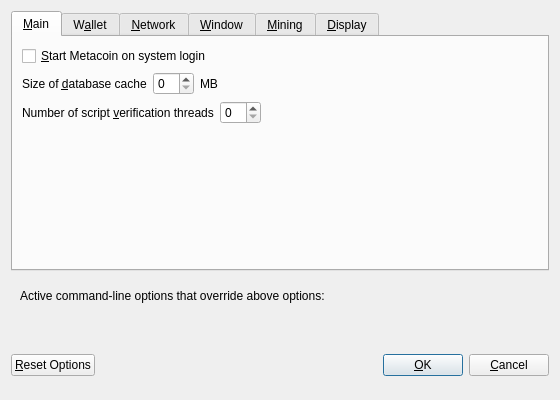
<?xml version="1.0" encoding="UTF-8"?>
<ui version="4.0">
 <class>OptionsDialog</class>
 <widget class="QDialog" name="OptionsDialog">
  <property name="geometry">
   <rect>
    <x>0</x>
    <y>0</y>
    <width>560</width>
    <height>400</height>
   </rect>
  </property>
  <property name="windowTitle">
   <string>Options</string>
  </property>
  <property name="modal">
   <bool>true</bool>
  </property>
  <layout class="QVBoxLayout" name="verticalLayout">
   <item>
    <widget class="QTabWidget" name="tabWidget">
     <property name="currentIndex">
      <number>0</number>
     </property>
     <widget class="QWidget" name="tabMain">
      <attribute name="title">
       <string>&amp;Main</string>
      </attribute>
      <layout class="QVBoxLayout" name="verticalLayout_Main">
       <item>
        <widget class="QCheckBox" name="bitcoinAtStartup">
         <property name="toolTip">
          <string>Automatically start Metacoin after logging in to the system.</string>
         </property>
         <property name="text">
          <string>&amp;Start Metacoin on system login</string>
         </property>
        </widget>
       </item>
       <item>
        <layout class="QHBoxLayout" name="horizontalLayout_2_Main">
         <item>
          <widget class="QLabel" name="databaseCacheLabel">
           <property name="text">
            <string>Size of &amp;database cache</string>
           </property>
           <property name="textFormat">
            <enum>Qt::PlainText</enum>
           </property>
           <property name="buddy">
            <cstring>databaseCache</cstring>
           </property>
          </widget>
         </item>
         <item>
          <widget class="QSpinBox" name="databaseCache"/>
         </item>
         <item>
          <widget class="QLabel" name="databaseCacheUnitLabel">
           <property name="text">
            <string>MB</string>
           </property>
           <property name="textFormat">
            <enum>Qt::PlainText</enum>
           </property>
          </widget>
         </item>
         <item>
          <spacer name="horizontalSpacer_2_Main">
           <property name="orientation">
            <enum>Qt::Horizontal</enum>
           </property>
           <property name="sizeHint" stdset="0">
            <size>
             <width>40</width>
             <height>20</height>
            </size>
           </property>
          </spacer>
         </item>
        </layout>
       </item>
       <item>
        <layout class="QHBoxLayout" name="horizontalLayout_3_Main">
         <item>
          <widget class="QLabel" name="threadsScriptVerifLabel">
           <property name="text">
            <string>Number of script &amp;verification threads</string>
           </property>
           <property name="textFormat">
            <enum>Qt::PlainText</enum>
           </property>
           <property name="buddy">
            <cstring>threadsScriptVerif</cstring>
           </property>
          </widget>
         </item>
         <item>
          <widget class="QSpinBox" name="threadsScriptVerif">
           <property name="toolTip">
            <string>(0 = auto, &lt;0 = leave that many cores free)</string>
           </property>
          </widget>
         </item>
         <item>
          <spacer name="horizontalSpacer_3_Main">
           <property name="orientation">
            <enum>Qt::Horizontal</enum>
           </property>
           <property name="sizeHint" stdset="0">
            <size>
             <width>40</width>
             <height>20</height>
            </size>
           </property>
          </spacer>
         </item>
        </layout>
       </item>
       <item>
        <spacer name="verticalSpacer_Main">
         <property name="orientation">
          <enum>Qt::Vertical</enum>
         </property>
         <property name="sizeHint" stdset="0">
          <size>
           <width>20</width>
           <height>40</height>
          </size>
         </property>
        </spacer>
       </item>
      </layout>
     </widget>
     <widget class="QWidget" name="tabWallet">
      <attribute name="title">
       <string>W&amp;allet</string>
      </attribute>
      <layout class="QVBoxLayout" name="verticalLayout_Wallet">
       <item>
        <widget class="QLabel" name="transactionFeeInfoLabel">
         <property name="text">
          <string>Optional transaction fee per kB that helps make sure your transactions are processed quickly. Most transactions are 1 kB.</string>
         </property>
         <property name="textFormat">
          <enum>Qt::PlainText</enum>
         </property>
         <property name="wordWrap">
          <bool>true</bool>
         </property>
        </widget>
       </item>
       <item>
        <layout class="QHBoxLayout" name="horizontalLayout_1_Wallet">
         <item>
          <widget class="QLabel" name="transactionFeeLabel">
           <property name="text">
            <string>Pay transaction &amp;fee</string>
           </property>
           <property name="textFormat">
            <enum>Qt::PlainText</enum>
           </property>
           <property name="buddy">
            <cstring>transactionFee</cstring>
           </property>
          </widget>
         </item>
         <item>
          <widget class="BitcoinAmountField" name="transactionFee"/>
         </item>
         <item>
          <spacer name="horizontalSpacer_1_Wallet">
           <property name="orientation">
            <enum>Qt::Horizontal</enum>
           </property>
           <property name="sizeHint" stdset="0">
            <size>
             <width>40</width>
             <height>20</height>
            </size>
           </property>
          </spacer>
         </item>
        </layout>
       </item>
       <item>
        <spacer name="verticalSpacer_Wallet">
         <property name="orientation">
          <enum>Qt::Vertical</enum>
         </property>
         <property name="sizeHint" stdset="0">
          <size>
           <width>20</width>
           <height>40</height>
          </size>
         </property>
        </spacer>
       </item>
       <item>
        <widget class="QGroupBox" name="groupBox">
         <property name="title">
          <string>Expert</string>
         </property>
         <layout class="QVBoxLayout" name="verticalLayout_2">
          <item>
           <widget class="QCheckBox" name="coinControlFeatures">
            <property name="toolTip">
             <string>Whether to show coin control features or not.</string>
            </property>
            <property name="text">
             <string>Enable coin &amp;control features</string>
            </property>
           </widget>
          </item>
          <item>
           <widget class="QCheckBox" name="spendZeroConfChange">
            <property name="toolTip">
             <string>If you disable the spending of unconfirmed change, the change from a transaction cannot be used until that transaction has at least one confirmation. This also affects how your balance is computed.</string>
            </property>
            <property name="text">
             <string>&amp;Spend unconfirmed change</string>
            </property>
           </widget>
          </item>
         </layout>
        </widget>
       </item>
      </layout>
     </widget>
     <widget class="QWidget" name="tabNetwork">
      <attribute name="title">
       <string>&amp;Network</string>
      </attribute>
      <layout class="QVBoxLayout" name="verticalLayout_Network">
       <item>
        <widget class="QCheckBox" name="mapPortUpnp">
         <property name="toolTip">
          <string>Automatically open the Metacoin client port on the router. This only works when your router supports UPnP and it is enabled.</string>
         </property>
         <property name="text">
          <string>Map port using &amp;UPnP</string>
         </property>
        </widget>
       </item>
       <item>
        <widget class="QCheckBox" name="connectSocks">
         <property name="toolTip">
          <string>Connect to the Metacoin network through a SOCKS proxy.</string>
         </property>
         <property name="text">
          <string>&amp;Connect through SOCKS proxy (default proxy):</string>
         </property>
        </widget>
       </item>
       <item>
        <layout class="QHBoxLayout" name="horizontalLayout_1_Network">
         <item>
          <widget class="QLabel" name="proxyIpLabel">
           <property name="text">
            <string>Proxy &amp;IP:</string>
           </property>
           <property name="textFormat">
            <enum>Qt::PlainText</enum>
           </property>
           <property name="buddy">
            <cstring>proxyIp</cstring>
           </property>
          </widget>
         </item>
         <item>
          <widget class="QValidatedLineEdit" name="proxyIp">
           <property name="minimumSize">
            <size>
             <width>140</width>
             <height>0</height>
            </size>
           </property>
           <property name="maximumSize">
            <size>
             <width>140</width>
             <height>16777215</height>
            </size>
           </property>
           <property name="toolTip">
            <string>IP address of the proxy (e.g. IPv4: 127.0.0.1 / IPv6: ::1)</string>
           </property>
          </widget>
         </item>
         <item>
          <widget class="QLabel" name="proxyPortLabel">
           <property name="text">
            <string>&amp;Port:</string>
           </property>
           <property name="textFormat">
            <enum>Qt::PlainText</enum>
           </property>
           <property name="buddy">
            <cstring>proxyPort</cstring>
           </property>
          </widget>
         </item>
         <item>
          <widget class="QLineEdit" name="proxyPort">
           <property name="minimumSize">
            <size>
             <width>55</width>
             <height>0</height>
            </size>
           </property>
           <property name="maximumSize">
            <size>
             <width>55</width>
             <height>16777215</height>
            </size>
           </property>
           <property name="toolTip">
            <string>Port of the proxy (e.g. 9050)</string>
           </property>
          </widget>
         </item>
         <item>
          <widget class="QLabel" name="socksVersionLabel">
           <property name="text">
            <string>SOCKS &amp;Version:</string>
           </property>
           <property name="textFormat">
            <enum>Qt::PlainText</enum>
           </property>
           <property name="buddy">
            <cstring>socksVersion</cstring>
           </property>
          </widget>
         </item>
         <item>
          <widget class="QValueComboBox" name="socksVersion">
           <property name="toolTip">
            <string>SOCKS version of the proxy (e.g. 5)</string>
           </property>
          </widget>
         </item>
         <item>
          <spacer name="horizontalSpacer_1_Network">
           <property name="orientation">
            <enum>Qt::Horizontal</enum>
           </property>
           <property name="sizeHint" stdset="0">
            <size>
             <width>40</width>
             <height>20</height>
            </size>
           </property>
          </spacer>
         </item>
        </layout>
       </item>
       <item>
        <spacer name="verticalSpacer_Network">
         <property name="orientation">
          <enum>Qt::Vertical</enum>
         </property>
         <property name="sizeHint" stdset="0">
          <size>
           <width>20</width>
           <height>40</height>
          </size>
         </property>
        </spacer>
       </item>
      </layout>
     </widget>
     <widget class="QWidget" name="tabWindow">
      <attribute name="title">
       <string>&amp;Window</string>
      </attribute>
      <layout class="QVBoxLayout" name="verticalLayout_Window">
       <item>
        <widget class="QCheckBox" name="minimizeToTray">
         <property name="toolTip">
          <string>Show only a tray icon after minimizing the window.</string>
         </property>
         <property name="text">
          <string>&amp;Minimize to the tray instead of the taskbar</string>
         </property>
        </widget>
       </item>
       <item>
        <widget class="QCheckBox" name="minimizeOnClose">
         <property name="toolTip">
          <string>Minimize instead of exit the application when the window is closed. When this option is enabled, the application will be closed only after selecting Quit in the menu.</string>
         </property>
         <property name="text">
          <string>M&amp;inimize on close</string>
         </property>
        </widget>
       </item>
       <item>
        <spacer name="verticalSpacer_Window">
         <property name="orientation">
          <enum>Qt::Vertical</enum>
         </property>
         <property name="sizeHint" stdset="0">
          <size>
           <width>20</width>
           <height>40</height>
          </size>
         </property>
        </spacer>
       </item>
      </layout>
     </widget>
     
     <widget class="QWidget" name="tabMining">
      <attribute name="title">
       <string>&amp;Mining</string>
      </attribute>
      <layout class="QVBoxLayout" name="verticalLayout_Mining">
      
       <item>
        <widget class="QCheckBox" name="checkboxMiningEnabled">
         <property name="toolTip">
          <string>&lt;html&gt;&lt;head/&gt;&lt;body&gt;&lt;p&gt;Whether to enabled Metacoin mining by default.&lt;/p&gt;&lt;/body&gt;&lt;/html&gt;</string>
         </property>
         <property name="text">
          <string>&amp;Mining enabled</string>
         </property>
        </widget>
       </item>
       
       <item>
        <layout class="QHBoxLayout" name="horizontalLayout_2_Mining">        
         <item>
          <widget class="QLabel" name="labelMiningProcLimit">
           <property name="text">
            <string>&amp;Mining limit:</string>
           </property>
           <property name="textFormat">
            <enum>Qt::PlainText</enum>
           </property>
           <property name="buddy">
            <cstring>comboMiningProcLimit</cstring>
           </property>
          </widget>
         </item>
         <item>
          <widget class="QValueComboBox" name="comboMiningProcLimit">
           <property name="toolTip">
            <string>Choose the default mining intensity.</string>
           </property>
          </widget>
         </item>
        </layout>
       </item>
       <item>
        <spacer name="verticalSpacer_Display">
         <property name="orientation">
          <enum>Qt::Vertical</enum>
         </property>
         <property name="sizeHint" stdset="0">
          <size>
           <width>20</width>
           <height>40</height>
          </size>
         </property>
        </spacer>
       </item>
       
      </layout>
     </widget>
     
     
     <widget class="QWidget" name="tabDisplay">
      <attribute name="title">
       <string>&amp;Display</string>
      </attribute>
      <layout class="QVBoxLayout" name="verticalLayout_Display">
       <item>
        <layout class="QHBoxLayout" name="horizontalLayout_1_Display">
         <item>
          <widget class="QLabel" name="langLabel">
           <property name="text">
            <string>User Interface &amp;language:</string>
           </property>
           <property name="textFormat">
            <enum>Qt::PlainText</enum>
           </property>
           <property name="buddy">
            <cstring>lang</cstring>
           </property>
          </widget>
         </item>
         <item>
          <widget class="QValueComboBox" name="lang">
           <property name="toolTip">
            <string>The user interface language can be set here. This setting will take effect after restarting Metacoin.</string>
           </property>
          </widget>
         </item>
        </layout>
       </item>
       <item>
        <layout class="QHBoxLayout" name="horizontalLayout_2_Display">
         <item>
          <widget class="QLabel" name="unitLabel">
           <property name="text">
            <string>&amp;Unit to show amounts in:</string>
           </property>
           <property name="textFormat">
            <enum>Qt::PlainText</enum>
           </property>
           <property name="buddy">
            <cstring>unit</cstring>
           </property>
          </widget>
         </item>
         <item>
          <widget class="QValueComboBox" name="unit">
           <property name="toolTip">
            <string>Choose the default subdivision unit to show in the interface and when sending coins.</string>
           </property>
          </widget>
         </item>
        </layout>
       </item>
       <item>
        <widget class="QCheckBox" name="displayAddresses">
         <property name="toolTip">
          <string>Whether to show Metacoin addresses in the transaction list or not.</string>
         </property>
         <property name="text">
          <string>&amp;Display addresses in transaction list</string>
         </property>
        </widget>
       </item>
       <item>
        <layout class="QHBoxLayout" name="horizontalLayout_3_Display">
         <item>
          <widget class="QLabel" name="thirdPartyTxUrlsLabel">
           <property name="toolTip">
            <string>Third party URLs (e.g. a block explorer) that appear in the transactions tab as context menu items. %s in the URL is replaced by transaction hash. Multiple URLs are separated by vertical bar |.</string>
           </property>
           <property name="text">
            <string>Third party transaction URLs</string>
           </property>
           <property name="buddy">
            <cstring>thirdPartyTxUrls</cstring>
           </property>
          </widget>
         </item>
         <item>
          <widget class="QLineEdit" name="thirdPartyTxUrls">
           <property name="toolTip">
            <string>Third party URLs (e.g. a block explorer) that appear in the transactions tab as context menu items. %s in the URL is replaced by transaction hash. Multiple URLs are separated by vertical bar |.</string>
           </property>
          </widget>
         </item>
        </layout>
       </item>
       <item>
        <spacer name="verticalSpacer_Display">
         <property name="orientation">
          <enum>Qt::Vertical</enum>
         </property>
         <property name="sizeHint" stdset="0">
          <size>
           <width>20</width>
           <height>40</height>
          </size>
         </property>
        </spacer>
       </item>
      </layout>
     </widget>
    </widget>
   </item>
   <item>
    <widget class="QFrame" name="frame">
     <layout class="QVBoxLayout" name="verticalLayout_Bottom">
      <item>
       <layout class="QHBoxLayout" name="horizontalLayout_Bottom">
        <item>
         <widget class="QLabel" name="overriddenByCommandLineInfoLabel">
          <property name="text">
           <string>Active command-line options that override above options:</string>
          </property>
          <property name="textFormat">
           <enum>Qt::PlainText</enum>
          </property>
         </widget>
        </item>
        <item>
         <spacer name="horizontalSpacer_Bottom">
          <property name="orientation">
           <enum>Qt::Horizontal</enum>
          </property>
          <property name="sizeHint" stdset="0">
           <size>
            <width>40</width>
            <height>20</height>
           </size>
          </property>
         </spacer>
        </item>
       </layout>
      </item>
      <item>
       <widget class="QLabel" name="overriddenByCommandLineLabel">
        <property name="text">
         <string/>
        </property>
        <property name="textFormat">
         <enum>Qt::PlainText</enum>
        </property>
        <property name="wordWrap">
         <bool>true</bool>
        </property>
       </widget>
      </item>
     </layout>
    </widget>
   </item>
   <item>
    <layout class="QHBoxLayout" name="horizontalLayout_Buttons">
     <item>
      <widget class="QPushButton" name="resetButton">
       <property name="toolTip">
        <string>Reset all client options to default.</string>
       </property>
       <property name="text">
        <string>&amp;Reset Options</string>
       </property>
       <property name="autoDefault">
        <bool>false</bool>
       </property>
      </widget>
     </item>
     <item>
      <spacer name="horizontalSpacer_1">
       <property name="orientation">
        <enum>Qt::Horizontal</enum>
       </property>
       <property name="sizeHint" stdset="0">
        <size>
         <width>40</width>
         <height>48</height>
        </size>
       </property>
      </spacer>
     </item>
     <item>
      <widget class="QLabel" name="statusLabel">
       <property name="minimumSize">
        <size>
         <width>200</width>
         <height>0</height>
        </size>
       </property>
       <property name="font">
        <font>
         <weight>75</weight>
         <bold>true</bold>
        </font>
       </property>
       <property name="text">
        <string/>
       </property>
       <property name="textFormat">
        <enum>Qt::PlainText</enum>
       </property>
       <property name="wordWrap">
        <bool>true</bool>
       </property>
      </widget>
     </item>
     <item>
      <spacer name="horizontalSpacer_2">
       <property name="orientation">
        <enum>Qt::Horizontal</enum>
       </property>
       <property name="sizeHint" stdset="0">
        <size>
         <width>40</width>
         <height>48</height>
        </size>
       </property>
      </spacer>
     </item>
     <item>
      <widget class="QPushButton" name="okButton">
       <property name="text">
        <string>&amp;OK</string>
       </property>
      </widget>
     </item>
     <item>
      <widget class="QPushButton" name="cancelButton">
       <property name="text">
        <string>&amp;Cancel</string>
       </property>
       <property name="autoDefault">
        <bool>false</bool>
       </property>
      </widget>
     </item>
    </layout>
   </item>
  </layout>
 </widget>
 <customwidgets>
  <customwidget>
   <class>BitcoinAmountField</class>
   <extends>QLineEdit</extends>
   <header>bitcoinamountfield.h</header>
   <container>1</container>
  </customwidget>
  <customwidget>
   <class>QValidatedLineEdit</class>
   <extends>QLineEdit</extends>
   <header>qvalidatedlineedit.h</header>
  </customwidget>
  <customwidget>
   <class>QValueComboBox</class>
   <extends>QComboBox</extends>
   <header>qvaluecombobox.h</header>
  </customwidget>
 </customwidgets>
 <resources/>
 <connections/>
</ui>
